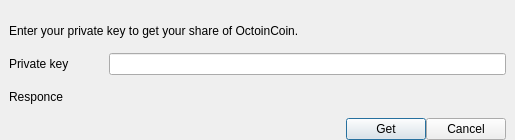
<?xml version="1.0" encoding="UTF-8"?>
<ui version="4.0">
 <class>ShareDialog</class>
 <widget class="QDialog" name="ShareDialog">
  <property name="geometry">
   <rect>
    <x>0</x>
    <y>0</y>
    <width>515</width>
    <height>140</height>
   </rect>
  </property>
  <property name="windowTitle">
   <string>Receipt of a cash share</string>
  </property>
  <layout class="QVBoxLayout" name="verticalLayout_3">
   <property name="spacing">
    <number>0</number>
   </property>
   <property name="leftMargin">
    <number>9</number>
   </property>
   <property name="topMargin">
    <number>9</number>
   </property>
   <property name="rightMargin">
    <number>9</number>
   </property>
   <property name="bottomMargin">
    <number>0</number>
   </property>
   <item>
    <widget class="QLabel" name="DescriotionByKey">
     <property name="text">
      <string>Enter your private key to get your share of OctoinCoin.</string>
     </property>
    </widget>
   </item>
   <item>
    <layout class="QGridLayout" name="gridLayout_2">
     <item row="0" column="0">
      <widget class="QLabel" name="label_3">
       <property name="text">
        <string>Private key</string>
       </property>
      </widget>
     </item>
     <item row="0" column="2">
      <widget class="QLineEdit" name="KeyEdit"/>
     </item>
     <item row="0" column="1">
      <spacer name="horizontalSpacer_3">
       <property name="orientation">
        <enum>Qt::Horizontal</enum>
       </property>
       <property name="sizeType">
        <enum>QSizePolicy::Minimum</enum>
       </property>
       <property name="sizeHint" stdset="0">
        <size>
         <width>40</width>
         <height>20</height>
        </size>
       </property>
      </spacer>
     </item>
    </layout>
   </item>
   <item>
    <widget class="QLabel" name="ResponceByKey">
     <property name="text">
      <string>Responce</string>
     </property>
    </widget>
   </item>
   <item>
    <layout class="QHBoxLayout" name="horizontalLayout_2">
     <item>
      <spacer name="sendf">
       <property name="orientation">
        <enum>Qt::Horizontal</enum>
       </property>
       <property name="sizeHint" stdset="0">
        <size>
         <width>40</width>
         <height>20</height>
        </size>
       </property>
      </spacer>
     </item>
     <item>
      <widget class="QPushButton" name="sendButtonByKey">
       <property name="text">
        <string>Get</string>
       </property>
      </widget>
     </item>
     <item>
      <widget class="QPushButton" name="cancelButtonByKey">
       <property name="text">
        <string>Cancel</string>
       </property>
      </widget>
     </item>
    </layout>
   </item>
  </layout>
 </widget>
 <resources/>
 <connections/>
</ui>
